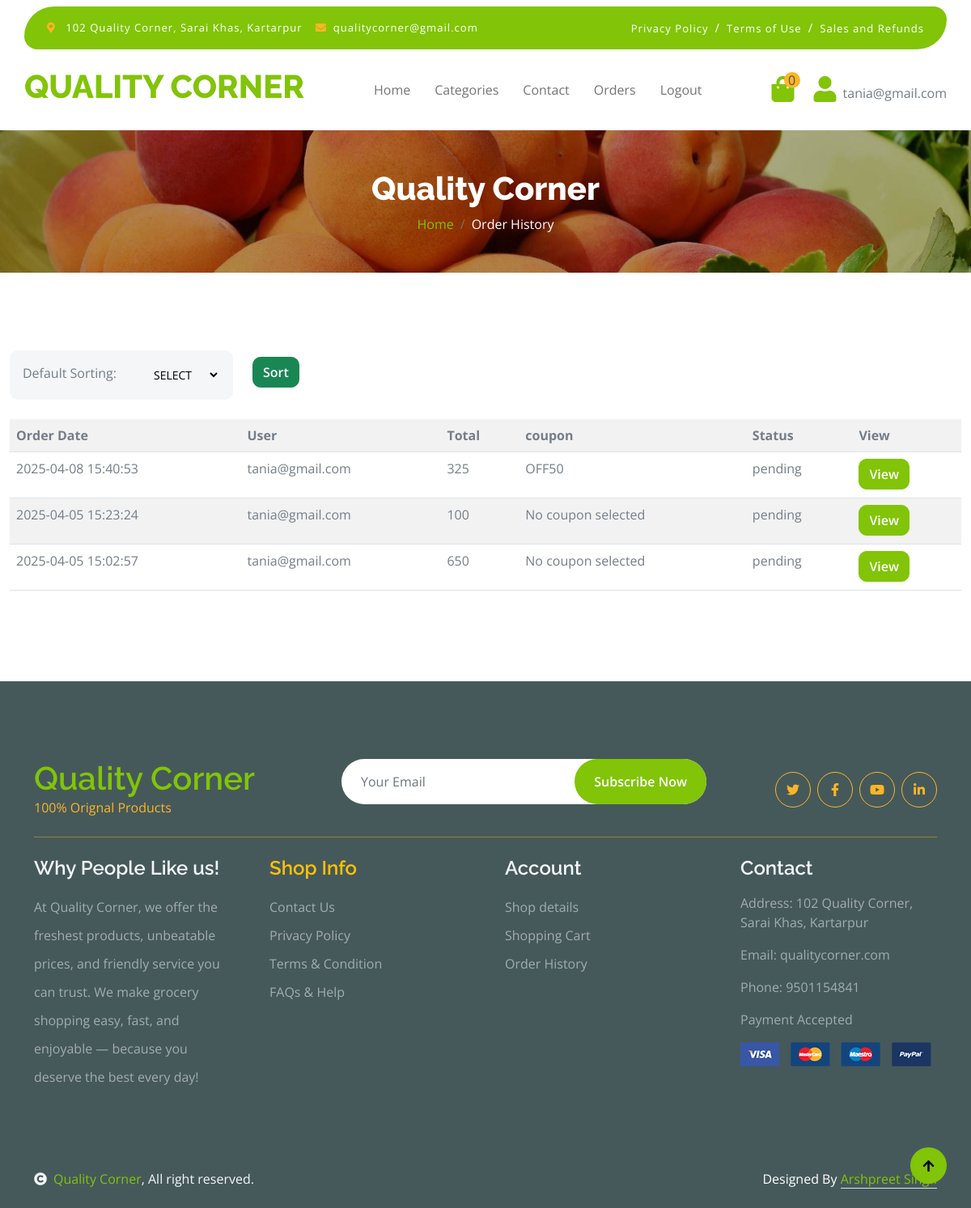
Screenshot of /order_history.php (signed in) with the database file from the repository.
### tables this page shows
CREATE TABLE `orders` (
  `id` int(9) NOT NULL,
  `user` varchar(100) NOT NULL,
  `total` int(9) NOT NULL,
  `coupon_id` int(5) NOT NULL,
  `address` longtext NOT NULL,
  `status` varchar(50) NOT NULL DEFAULT 'pending',
  `created at` timestamp NOT NULL DEFAULT current_timestamp()
);

CREATE TABLE `coupon` (
  `id` int(50) NOT NULL,
  `code` varchar(100) NOT NULL,
  `discount` int(9) NOT NULL,
  `type` varchar(50) NOT NULL,
  `term` varchar(100) NOT NULL,
  `minamt` int(9) NOT NULL,
  `status` varchar(50) NOT NULL DEFAULT 'active',
  `created at` timestamp NOT NULL DEFAULT current_timestamp()
);

### order_history.php (the view, shortened to what this page needs)
<?php
include("heading.php")
    ?>
<div class="container-fluid page-header py-5 A">
    <h1 class="text-center text-white display-6">Quality Corner</h1>
    <ol class="breadcrumb justify-content-center mb-0">
        <li class="breadcrumb-item"><a href="#">Home</a></li>
        <li class="breadcrumb-item active text-white">Order History</li>
    </ol>
</div>
<div class="container-fluid my-5 py-5">
    <table class="table table-striped table-hover B">
        <tr>
            <th>Order Date</th>
            <th>User </th>
            <th>Total </th>
            <th>coupon</th>
            <th>Status</th>
            <th>View</th>
        </tr>
        <div class="row B">
            <form action="">
                <div class="col-xl-3">
                    <div class="bg-light ps-3 py-3 rounded d-flex justify-content-between mb-4">
                        <label>Default Sorting:</label>
                        <select name="sort" class="border-0 form-select-sm bg-light me-3" >
                            <option  selected disabled value="0">SELECT</option>
                        </select>
                    </div>
                </div>
                <div class="col-3">
                    <button class="btn btn-success text-white mt-2" name="sort_btn">Sort</button>
                </div>
            </form>
        </div>
        <?php
        include("config.php");
        $email=$_SESSION['email'];
        if (isset($_REQUEST['sort_btn'])) {
            $sort=$_REQUEST['sort'];
            if($sort=='All'){
                $query = "SELECT * FROM `orders`  WHERE `user`='$email' ORDER BY id DESC";
            }
            else{
                $query="SELECT * FROM `orders`  WHERE `user`='$email'  AND `status`='$sort' ORDER BY id DESC" ;
            }
        }
        else{
       $query = "SELECT * FROM `orders`  WHERE `user`='$email' ORDER BY id DESC";
        }
        $res = mysqli_query($db, $query);
        while ($data = mysqli_fetch_assoc($res)) {
            $cpn="SELECT * FROM `coupon` WHERE `id`=$data[coupon_id]";
            $cpn_res=mysqli_query($db,$cpn);
            $cpn_data=mysqli_fetch_assoc($cpn_res);
            ?>
            <tr>
                <td><?php echo $data['created at']; ?></td>
                <td><?php echo $data['user']; ?></td>
                <td><?php echo $data['total']; ?></td>
                <td><?php echo $cpn_data['code']; ?></td>
                <td><p><?php echo $data['status']; ?></p></td>
                <td><a class="btn btn-primary text-white" href="order_his_details.php?id=<?php echo $data['id']; ?>">View</a>
                </td>
            </tr>
            <?php
        }
        ?>
    </table>
</div>
<?php
include("footer.php")
    ?>

### css/style.css (style rules this page uses)
.btn { font-weight: 600; transition: .5s; }
.page-header { position: relative; background: linear-gradient(rgba(0, 0, 0, 0.3), rgba(0, 0, 0, 0.3)), url(../img/cart-page-header-img.jpg); background-position: center center; background-repeat: no-repeat; background-size: cover; }

### css/add.css (style rules this page uses)
.B { animation: appear linear; animation-timeline: view(); animation-range: entry 0 cover 25%; }
.A { animation: appear 1s linear; }

### rows the page displays
orders: created at "2025-04-08 15:40:53", user "tania@gmail.com", total "325", coupon.code "OFF50", status "pending"
orders: created at "2025-04-05 15:23:24", user "tania@gmail.com", total "100", coupon.code "No coupon selected", status "pending"
orders: created at "2025-04-05 15:02:57", user "tania@gmail.com", total "650", coupon.code "No coupon selected", status "pending"

### other values shown
$data['total'] "0"
$_SESSION['email'] "tania@gmail.com"
